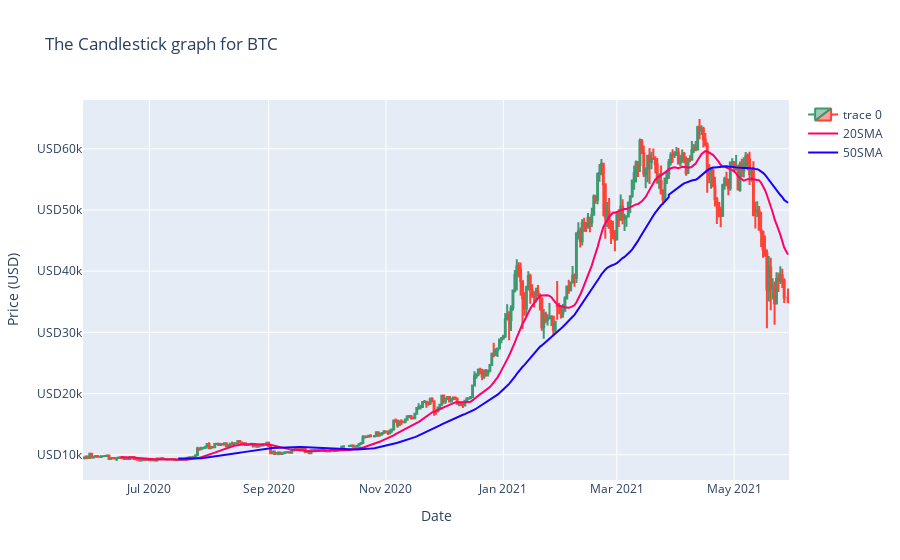

The code cell stored with this chart in its notebook:
### Code cell
fig.update_layout(
    title = f'The Candlestick graph for {CRYPTO}',
    xaxis_title = 'Date',
    yaxis_title = f'Price ({CURRENCY})',
    xaxis_rangeslider_visible = False
)
fig.update_yaxes(tickprefix='USD')

fig.show()

### Figure 1 — Plotly figure (JSON) as saved in the notebook; plotly's stock layout.template omitted (floating-point values rounded to 4 significant figures; data arrays with more than 128 entries replaced by an {"elided": "..."} marker saying what was removed)
{"data": [{"close": {"elided": "363 float values"}, "high": {"elided": "363 float values"}, "low": {"elided": "363 float values"}, "open": {"elided": "363 float values"}, "type": "candlestick", "x": {"elided": "363 str values"}}, {"line": {"color": "#ff006a"}, "mode": "lines", "name": "20SMA", "type": "scatter", "x": {"elided": "363 str values"}, "y": {"elided": "363 float values"}}, {"line": {"color": "#1900ff"}, "mode": "lines", "name": "50SMA", "type": "scatter", "x": {"elided": "363 str values"}, "y": {"elided": "363 float values"}}], "layout": {"title": {"text": "The Candlestick graph for BTC"}, "xaxis": {"rangeslider": {"visible": false}, "title": {"text": "Date"}}, "yaxis": {"tickprefix": "USD", "title": {"text": "Price (USD)"}}}}
